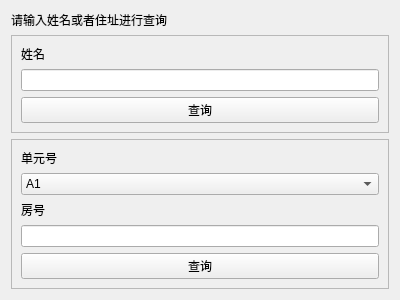
<?xml version="1.0" encoding="UTF-8"?>
<ui version="4.0">
 <class>select_win</class>
 <widget class="QWidget" name="select_win">
  <property name="geometry">
   <rect>
    <x>0</x>
    <y>0</y>
    <width>400</width>
    <height>300</height>
   </rect>
  </property>
  <property name="windowTitle">
   <string>Form</string>
  </property>
  <layout class="QVBoxLayout" name="verticalLayout_2">
   <item>
    <widget class="QLabel" name="label_2">
     <property name="text">
      <string>请输入姓名或者住址进行查询</string>
     </property>
    </widget>
   </item>
   <item>
    <widget class="QFrame" name="frame">
     <property name="frameShape">
      <enum>QFrame::StyledPanel</enum>
     </property>
     <property name="frameShadow">
      <enum>QFrame::Raised</enum>
     </property>
     <layout class="QVBoxLayout" name="verticalLayout">
      <item>
       <widget class="QLabel" name="label">
        <property name="text">
         <string>姓名</string>
        </property>
       </widget>
      </item>
      <item>
       <widget class="QLineEdit" name="name_text"/>
      </item>
      <item>
       <widget class="QPushButton" name="name_btn">
        <property name="text">
         <string>查询</string>
        </property>
       </widget>
      </item>
     </layout>
    </widget>
   </item>
   <item>
    <widget class="QFrame" name="frame_2">
     <property name="frameShape">
      <enum>QFrame::StyledPanel</enum>
     </property>
     <property name="frameShadow">
      <enum>QFrame::Raised</enum>
     </property>
     <layout class="QVBoxLayout" name="verticalLayout_3">
      <item>
       <widget class="QLabel" name="label_3">
        <property name="text">
         <string>单元号</string>
        </property>
       </widget>
      </item>
      <item>
       <widget class="QComboBox" name="house_num">
        <item>
         <property name="text">
          <string>A1</string>
         </property>
        </item>
        <item>
         <property name="text">
          <string>A2</string>
         </property>
        </item>
        <item>
         <property name="text">
          <string>B1</string>
         </property>
        </item>
        <item>
         <property name="text">
          <string>B2</string>
         </property>
        </item>
        <item>
         <property name="text">
          <string>C1</string>
         </property>
        </item>
        <item>
         <property name="text">
          <string>C2</string>
         </property>
        </item>
        <item>
         <property name="text">
          <string>D1</string>
         </property>
        </item>
        <item>
         <property name="text">
          <string>D2</string>
         </property>
        </item>
       </widget>
      </item>
      <item>
       <widget class="QLabel" name="label_4">
        <property name="text">
         <string>房号</string>
        </property>
       </widget>
      </item>
      <item>
       <widget class="QLineEdit" name="room_num"/>
      </item>
      <item>
       <widget class="QPushButton" name="house_room_btn">
        <property name="text">
         <string>查询</string>
        </property>
       </widget>
      </item>
     </layout>
    </widget>
   </item>
  </layout>
 </widget>
 <resources/>
 <connections>
  <connection>
   <sender>name_text</sender>
   <signal>textChanged(QString)</signal>
   <receiver>select_win</receiver>
   <slot>name_check()</slot>
   <hints>
    <hint type="sourcelabel">
     <x>44</x>
     <y>103</y>
    </hint>
    <hint type="destinationlabel">
     <x>4</x>
     <y>51</y>
    </hint>
   </hints>
  </connection>
  <connection>
   <sender>room_num</sender>
   <signal>textChanged(QString)</signal>
   <receiver>select_win</receiver>
   <slot>house_room_check()</slot>
   <hints>
    <hint type="sourcelabel">
     <x>104</x>
     <y>240</y>
    </hint>
    <hint type="destinationlabel">
     <x>5</x>
     <y>216</y>
    </hint>
   </hints>
  </connection>
  <connection>
   <sender>name_btn</sender>
   <signal>clicked()</signal>
   <receiver>select_win</receiver>
   <slot>name_select()</slot>
   <hints>
    <hint type="sourcelabel">
     <x>181</x>
     <y>132</y>
    </hint>
    <hint type="destinationlabel">
     <x>2</x>
     <y>103</y>
    </hint>
   </hints>
  </connection>
  <connection>
   <sender>house_room_btn</sender>
   <signal>clicked()</signal>
   <receiver>select_win</receiver>
   <slot>house_room_select()</slot>
   <hints>
    <hint type="sourcelabel">
     <x>39</x>
     <y>271</y>
    </hint>
    <hint type="destinationlabel">
     <x>5</x>
     <y>269</y>
    </hint>
   </hints>
  </connection>
 </connections>
 <slots>
  <slot>name_check()</slot>
  <slot>house_room_check()</slot>
  <slot>name_select()</slot>
  <slot>house_room_select()</slot>
 </slots>
</ui>
